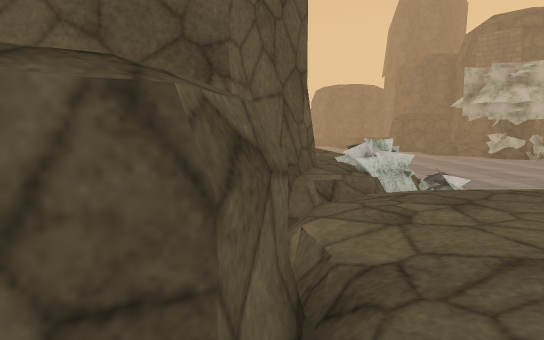
View 1 (above)

21 first-person views from a walk through a scene from a Unity 3-D project. The camera is 1.5 m above the floor, tilts 6° down and sees 70° across. The floor is counted in squares, 1 m on a side. Each view is taken from the middle of a square. On the plan, view 1 faces up. The plan holds only what a view shows up to about 17 squares ahead; the rest is blank. The place goes on beyond the plan. The player character is not drawn. Surface patterns are stand-ins for the level's own textures.

View 2
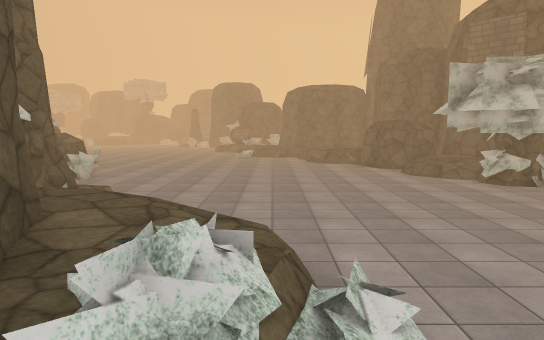

View 3
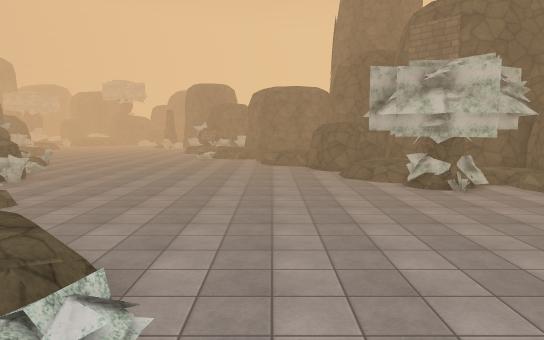

View 4
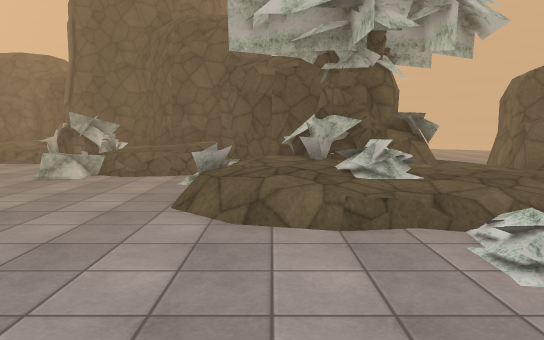

View 5
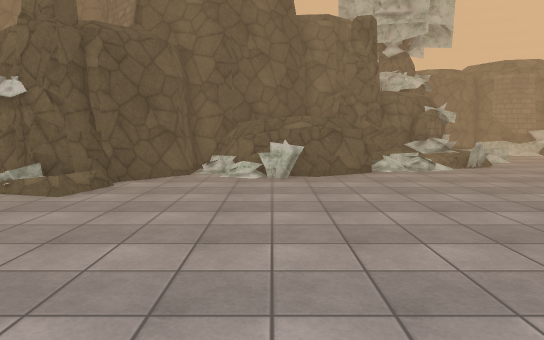

View 6
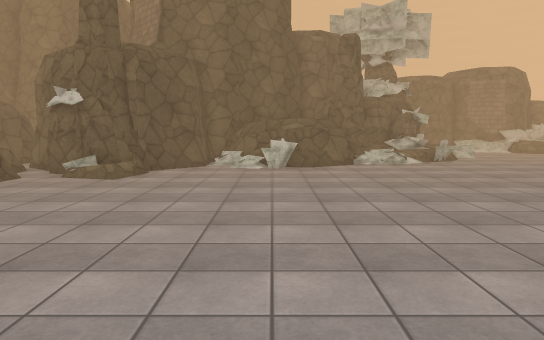

View 7
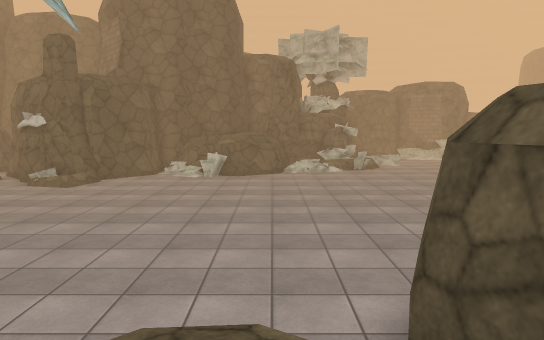

View 8
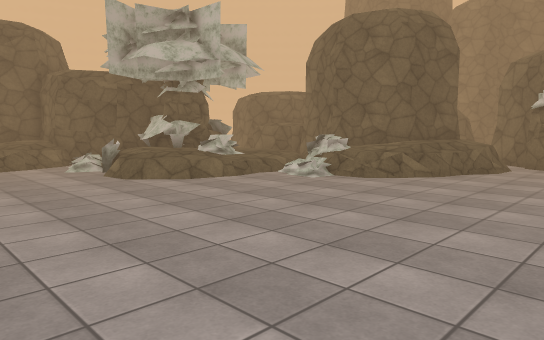

View 9
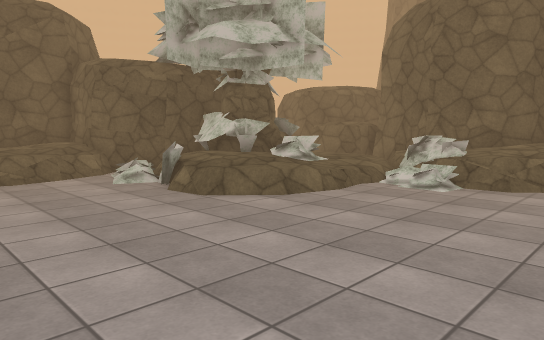

View 10
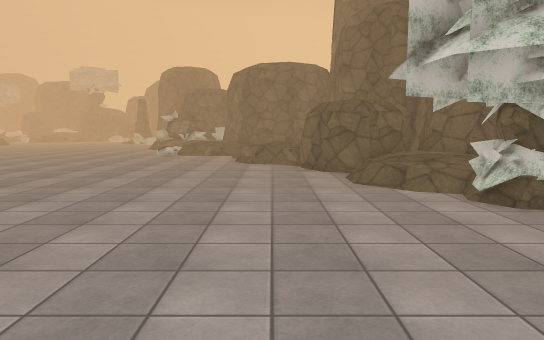

View 11
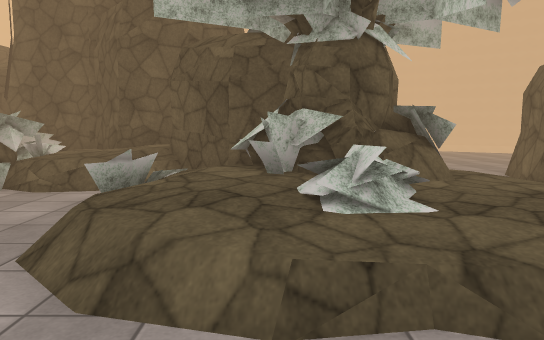

View 12
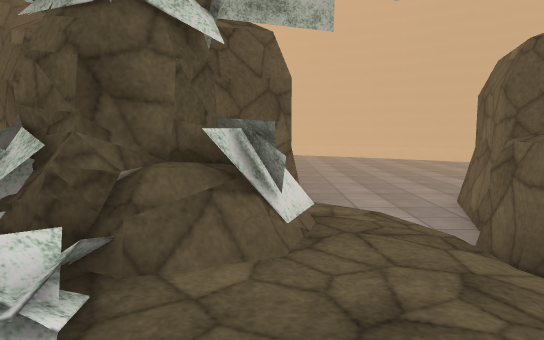

View 13
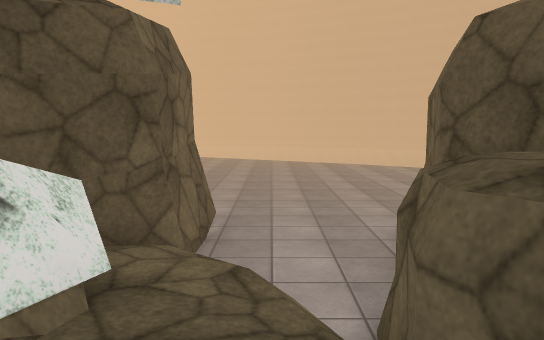

View 14
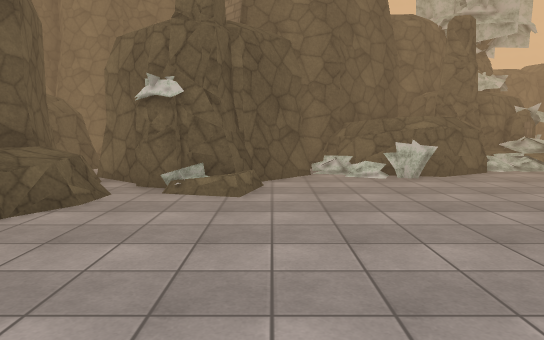

View 15
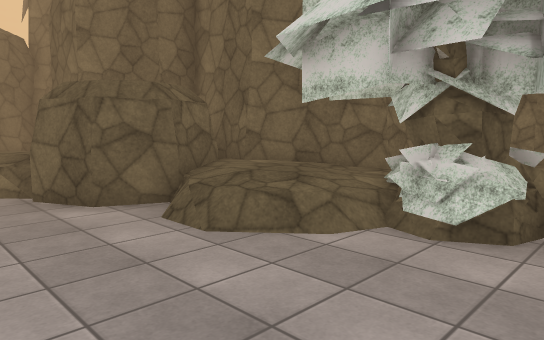

View 16
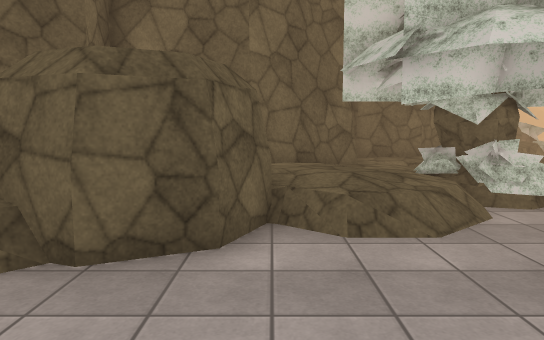

View 17
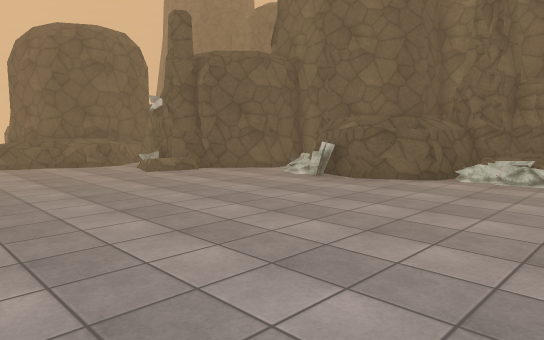

View 18
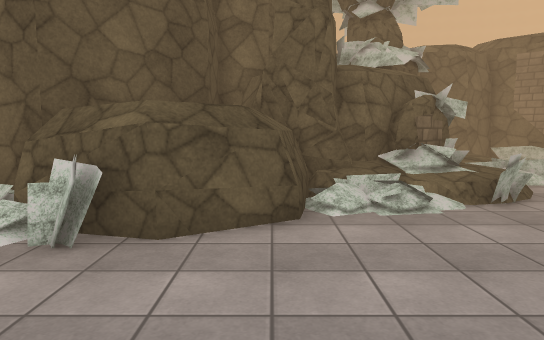

View 19
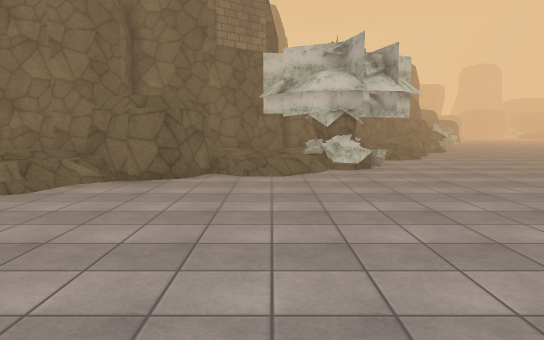

View 20
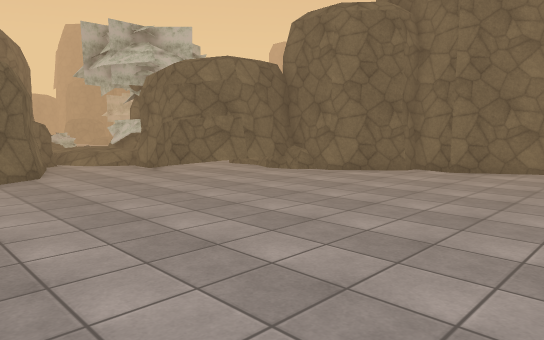

View 21
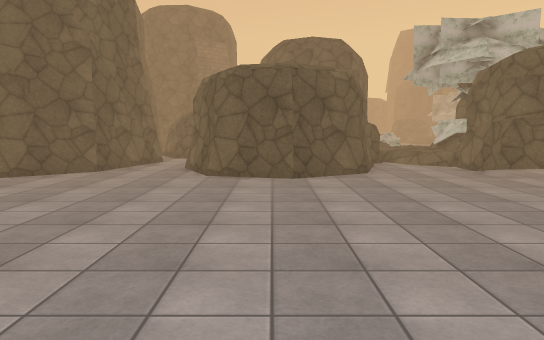

### Floor plan
Key: @ floor where view 1 was taken; # wall or solid block; . main floor; : floor 0.25 m higher than the main floor; + floor 0.5 m higher than the main floor; * floor 0.75 m higher than the main floor; % floor 1 m higher than the main floor; / step, stairs or slope; = window, fence, low wall or low ledge; ^ raised ledge; O other object.
Columns run from 14 left of view 1 to 14 right of it. Each row starts with its distance up from view 1.
 29      #==............:O
 28      #O...............##
 27      #O/..............##
 26      ##/...............#####
 25      ##/................##*##
 24      #^^#.............../***#
 23      ^ ^^.............../**##
 22         ^=............../#+#+
 21         ^=.............../###
 20       #^^/...............=##=
 19       ##/.................==.
 18       ###/.................=.
 17         ##//.................
 16          ###O................
 15            #O................
 14            #.................
 13          ###=^=..............
 12          #=^^^^^=............
 11          ####^^^^=..........
 10              #^^^^..........
  9               #^^^=.........
  8               #^#=/.........
  7               #^#/////......
  6               #=++/=+//.....
  5              ##+++//***.....
  4              ##+++===*==....
  3              #=++##^#*=......
  2              #=++=####OO.....
  1    ##.       #//+=#####..#./=
  0    #..       #@.:##  ##==**##
 -1    #..#     ##...#    ##%**##
 -2   ##..##    #...##     #%**##
 -3  ##....######...##     ###*%#
 -4 ##......###......####    ##*
 -5  .................####    ###
 -6   ..................=#
 -7    ..................#
 -8    ..................##
 -9     ..................##
-10      ..................#
-11      ..................##
-12       ..................#
-13        .................#
-14           ..............
-15            .......
-16          .

Where each view was taken, in squares from view 1:
view 1: 0 up, 0 right, facing up
view 2: 5 up, 3 right, facing up
view 3: 5 up, 6 right, facing up
view 4: 13 up, 7 right, facing down
view 5: 21 up, 7 right, facing left
view 6: 21 up, 10 right, facing left
view 7: 24 up, 13 right, facing left
view 8: 17 up, 14 right, facing down-left
view 9: 13 up, 14 right, facing down-left
view 10: 12 up, 7 right, facing up
view 11: 10 up, 6 right, facing down
view 12: 7 up, 3 right, facing down
view 13: 5 up, 1 right, facing down
view 14: 17 up, 7 right, facing left
view 15: 18 up, 6 right, facing up-right
view 16: 25 up, 4 right, facing right
view 17: 29 up, 5 right, facing down-left
view 18: 24 up, 0 right, facing left
view 19: 23 up, 3 left, facing right
view 20: 16 down, 5 left, facing up-right
view 21: 16 down, 5 left, facing up
